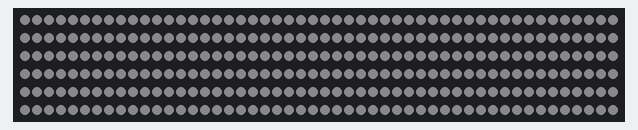
This program was run on a simulated Raspberry Pi (BCM pin numbers). On the bench: 300 RGB LEDs in strip order, left to right, continuing on the next row. Dim RGB values are drawn brighter than linear.

Above: at 0.1 s.

The program:

PI3_script.py
```python
import time
from rpi_ws281x import PixelStrip, Color

# LED strip configuration:
LED_COUNT = 300        # Number of LED pixels.
LED_PIN = 18           # GPIO pin connected to the pixels (must support PWM!).
LED_FREQ_HZ = 800000   # LED signal frequency in hertz (usually 800kHz)
LED_DMA = 10           # DMA channel to use for generating signal (try 10)
LED_BRIGHTNESS = 51    # Set to 20% brightness (255 * 0.2 = 51)
LED_INVERT = False     # True to invert the signal (when using NPN transistor level shift)
LED_CHANNEL = 0

# Create PixelStrip object with appropriate configuration.
strip = PixelStrip(LED_COUNT, LED_PIN, LED_FREQ_HZ, LED_DMA, LED_INVERT, LED_BRIGHTNESS, LED_CHANNEL)
strip.begin()

def set_color(strip, color):
    """Set all pixels in the strip to the given color."""
    for i in range(strip.numPixels()):
        strip.setPixelColor(i, color)
    strip.show()

# Main program logic:
if __name__ == '__main__':
    try:
        while True:
            # Set strip to white at 20% brightness
            set_color(strip, Color(51, 51, 51))
            time.sleep(10)  # Keep the LEDs on for 10 seconds
    except KeyboardInterrupt:
        # Clear the strip on exit
        set_color(strip, Color(0, 0, 0))
```
